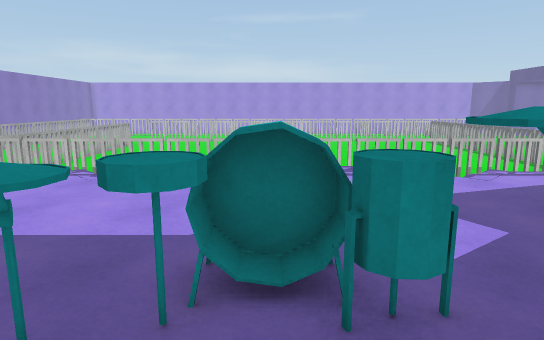
[1] (above)

18 first-person views from a walk through a scene from a Unity 3-D project. The camera is 1.5 m above the floor, tilts 10° down and sees 75° across. The floor is counted in squares, 1 m on a side. Each view is taken from the middle of a square. On the plan, view 1 faces up. The plan holds only what a view shows up to about 16 squares ahead; the rest is blank. The place goes on beyond the plan. The player character is not drawn. Some animated figures are left out. Surface patterns are stand-ins for the level's own textures.

[2]
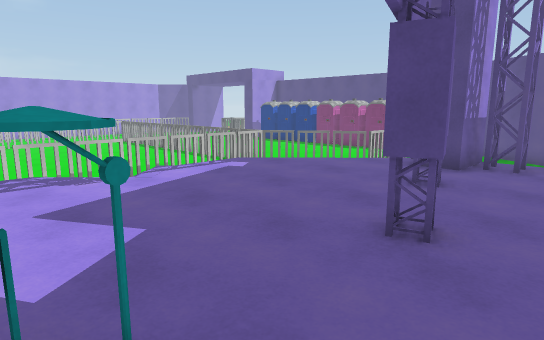

[3]
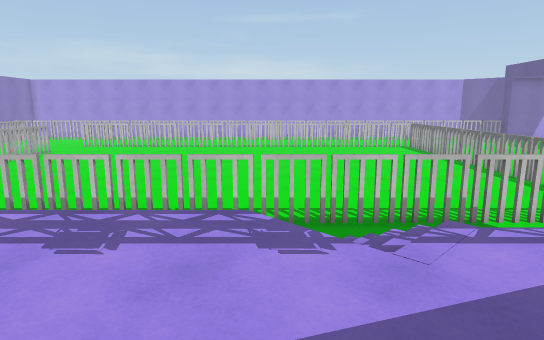

[4]
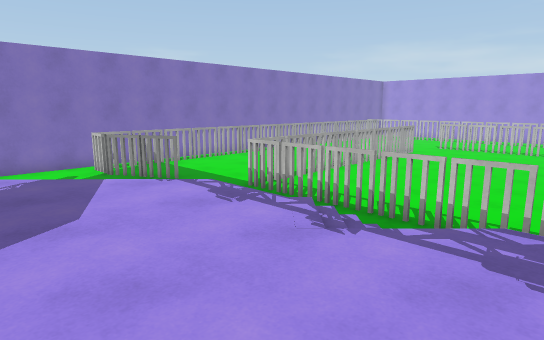

[5]
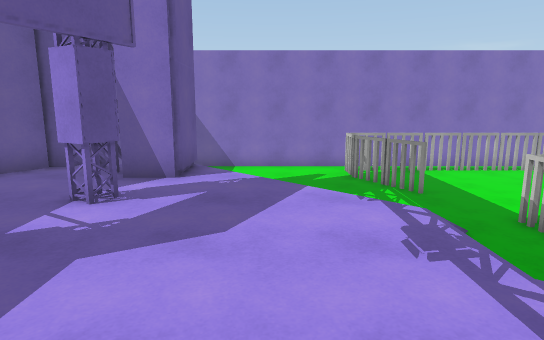

[6]
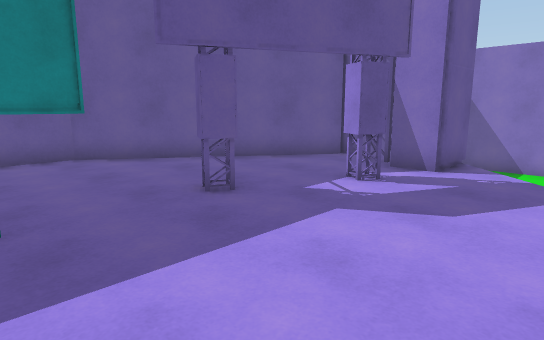

[7]
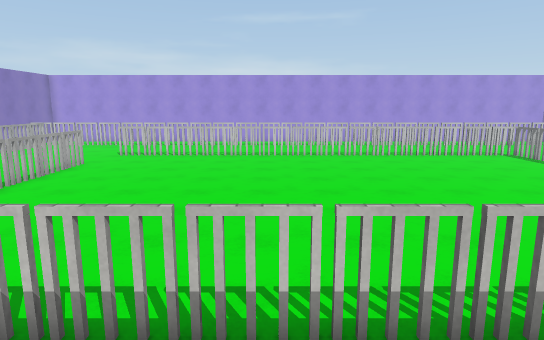

[8]
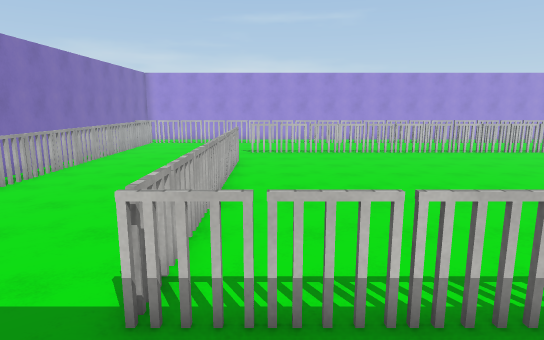

[9]
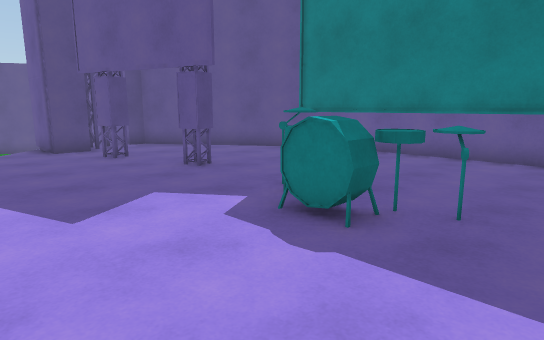

[10]
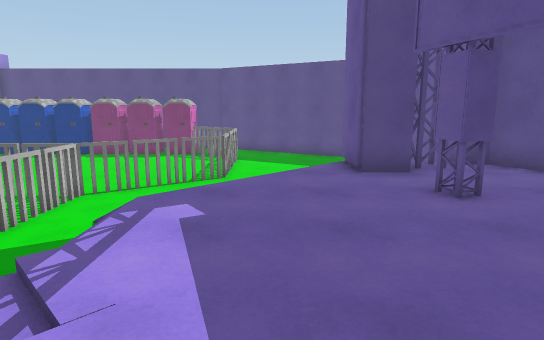

[11]
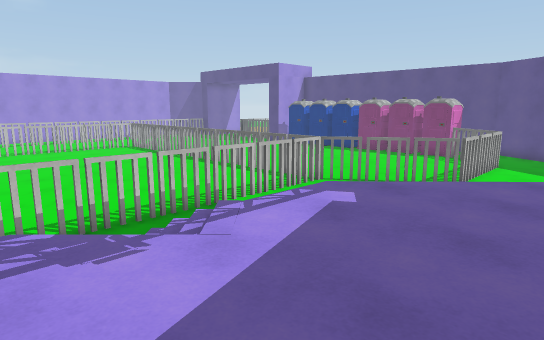

[12]
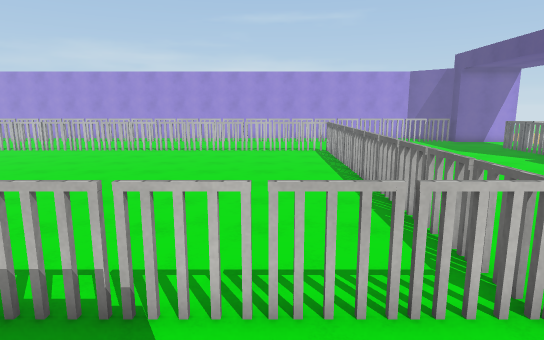

[13]
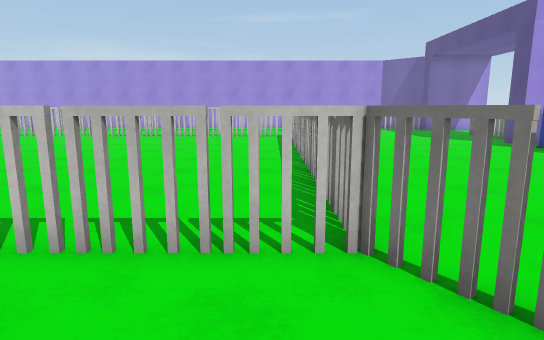

[14]
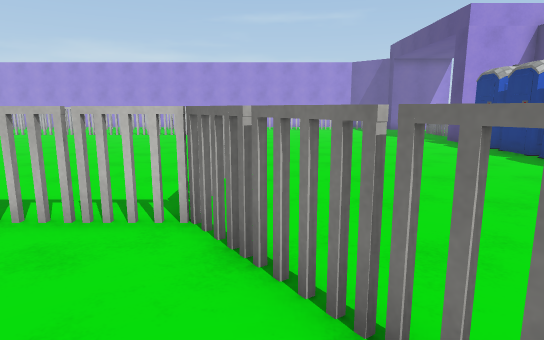

[15]
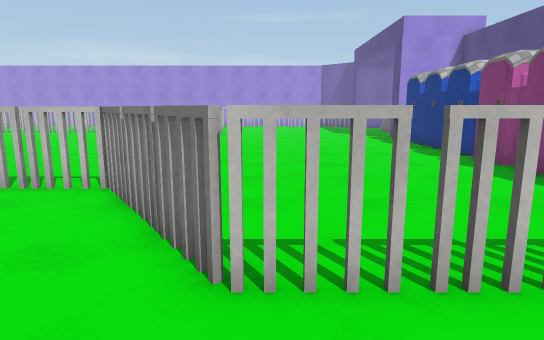

[16]
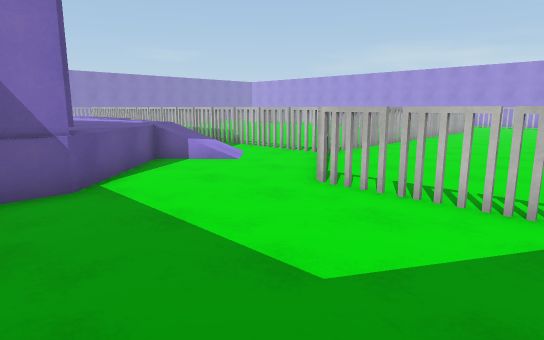

[17]
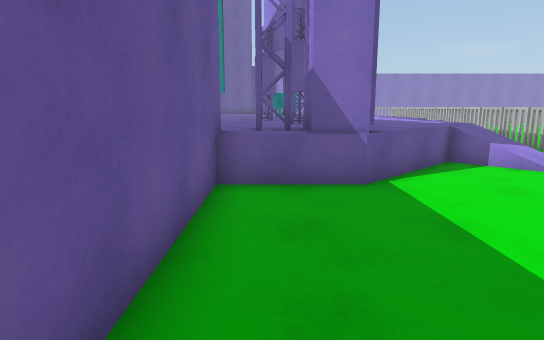

[18]
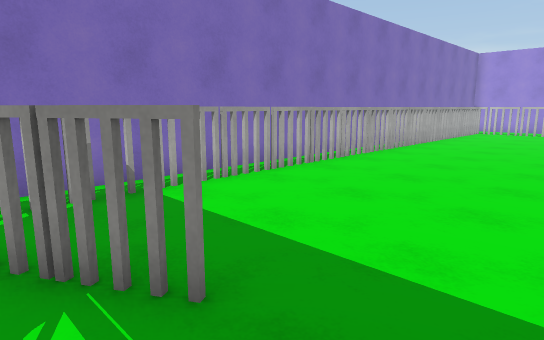

### Floor plan
Key: @ floor where view 1 was taken; # wall or solid block; . main floor; : floor 1 m higher than the main floor; / step, stairs or slope; = window, fence, low wall or low ledge; ^ raised ledge; v drop or lower ground; T thing the floor can be seen under or through; O other object.
Columns run from 17 left of view 1 to 19 right of it. Each row starts with its distance up from view 1.
 26  O....
 25 #O....                       O
 24 #O.... O.....................O     ..
 23 #O.....O.....................O   ....
 22 #O.....O.....................O.......
 21 #O.....O.....................O.......
 20 #O.....O.....................O.......
 19 #O.....O.....................O.......
 18 #O.....O.....................O.......
 17 #O.....O.....................O.......
 16 #O.....O.....................O.......
 15 #O.....O.....................O.......
 14 #O.....O.....................O.......
 13 #O.....O.....................O.......
 12 #O.....OOOOOOOOOOOOOOOOOOOOOOO.......
 11 #O............       ........OO......
 10 #O..OO../..          /  ......O......
  9 #OOO.../    ./ /::::///  .//..OO.....
  8 #.....   /::://:::::://::://...OOOOO
  7 #....    :::::::::::::::::/ .........
  6 #...   .:::::::::::::::::::v.........
  5 #..   .:::::::::::::::::::::v........
  4 #.    ##:::::::::::::::::::###......
  3 #     ##:#::::::#^#::::::#:###.....
  2 #     ##::::#:::#:=:::#:::::##..... .
  1    ####:::::::::::::::::::::########
  0       ##:::::::::@::::::::::#
 -1        ^#:::::TTTTTT# ::::##
 -2          ##:::::::::   ::##
 -3           ^#::::::::    #^
 -4             ############

Positions as (right, up) in squares from view 1, and headings:
1: (0, 0), facing up
2: (1, 0), facing up-right
3: (3, 4), facing up
4: (-1, 4), facing up-left
5: (-2, 6), facing left
6: (-1, 7), facing down-left
7: (-1, 8), facing up
8: (-8, 8), facing up
9: (-3, 7), facing down-right
10: (2, 6), facing right
11: (2, 4), facing up-right
12: (9, 8), facing up
13: (11, 8), facing up
14: (13, 7), facing up
15: (15, 5), facing up
16: (19, 2), facing up-left
17: (19, 2), facing left
18: (-10, 9), facing up-left
